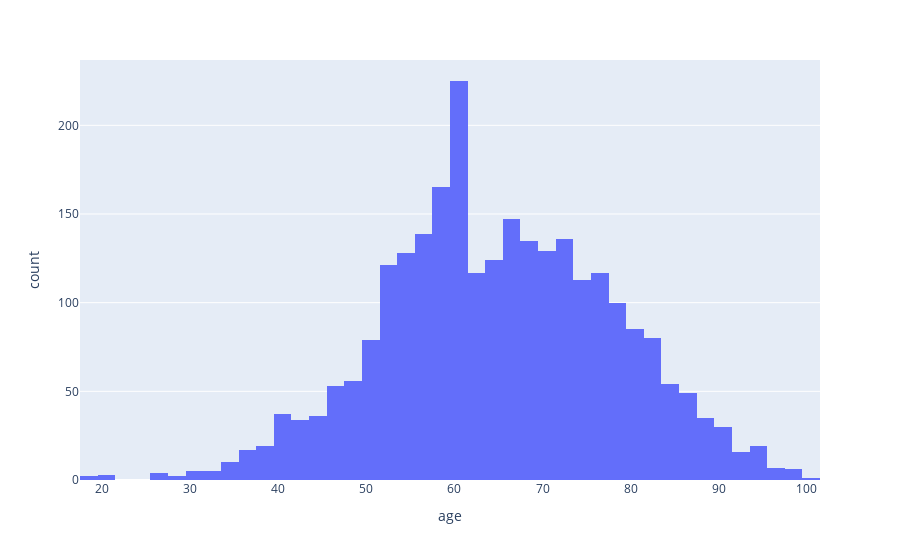

Source (notebook cell):
### Code cell
px.histogram(d1,x="age")

### Figure 1 — Plotly figure (JSON) as saved in the notebook; plotly's stock layout.template omitted (floating-point values rounded to 4 significant figures; data arrays with more than 128 entries replaced by an {"elided": "..."} marker saying what was removed)
{"data": [{"alignmentgroup": "True", "bingroup": "x", "hovertemplate": "age=%{x}<br>count=%{y}<extra></extra>", "legendgroup": "", "marker": {"color": "#636efa", "pattern": {"shape": ""}}, "name": "", "offsetgroup": "", "orientation": "v", "showlegend": false, "type": "histogram", "x": {"elided": "2640 int values"}, "xaxis": "x", "yaxis": "y"}], "layout": {"barmode": "relative", "legend": {"tracegroupgap": 0}, "margin": {"t": 60}, "xaxis": {"anchor": "y", "domain": [0, 1], "title": {"text": "age"}}, "yaxis": {"anchor": "x", "domain": [0, 1], "title": {"text": "count"}}}}
